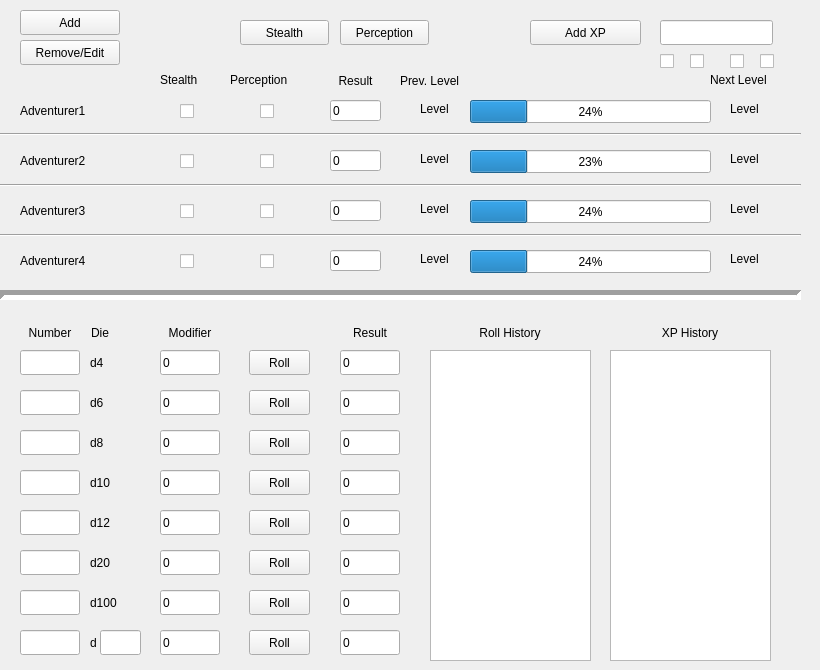
  <widget class="QWidget" name="centralwidget">
   <widget class="QPushButton" name="buttonRollStealth">
    <property name="geometry">
     <rect>
      <x>240</x>
      <y>20</y>
      <width>89</width>
      <height>25</height>
     </rect>
    </property>
    <property name="text">
     <string>Stealth</string>
    </property>
   </widget>
   <widget class="QLabel" name="adventurer1">
    <property name="geometry">
     <rect>
      <x>20</x>
      <y>100</y>
      <width>151</width>
      <height>21</height>
     </rect>
    </property>
    <property name="text">
     <string>Adventurer1</string>
    </property>
   </widget>
   <widget class="QLabel" name="adventurer2">
    <property name="geometry">
     <rect>
      <x>20</x>
      <y>150</y>
      <width>151</width>
      <height>21</height>
     </rect>
    </property>
    <property name="text">
     <string>Adventurer2</string>
    </property>
   </widget>
   <widget class="QLabel" name="adventurer3">
    <property name="geometry">
     <rect>
      <x>20</x>
      <y>200</y>
      <width>151</width>
      <height>21</height>
     </rect>
    </property>
    <property name="text">
     <string>Adventurer3</string>
    </property>
   </widget>
   <widget class="QLabel" name="adventurer4">
    <property name="geometry">
     <rect>
      <x>20</x>
      <y>250</y>
      <width>151</width>
      <height>21</height>
     </rect>
    </property>
    <property name="text">
     <string>Adventurer4</string>
    </property>
   </widget>
   <widget class="QCheckBox" name="stealthProfCheck1">
    <property name="enabled">
     <bool>true</bool>
    </property>
    <property name="geometry">
     <rect>
      <x>180</x>
      <y>100</y>
      <width>16</width>
      <height>23</height>
     </rect>
    </property>
    <property name="text">
     <string/>
    </property>
    <property name="checkable">
     <bool>true</bool>
    </property>
   </widget>
   <widget class="QCheckBox" name="perceptionProfCheck1">
    <property name="enabled">
     <bool>true</bool>
    </property>
    <property name="geometry">
     <rect>
      <x>260</x>
      <y>100</y>
      <width>16</width>
      <height>23</height>
     </rect>
    </property>
    <property name="text">
     <string/>
    </property>
    <property name="checkable">
     <bool>true</bool>
    </property>
   </widget>
   <widget class="QLabel" name="stealthLabel">
    <property name="geometry">
     <rect>
      <x>160</x>
      <y>70</y>
      <width>67</width>
      <height>20</height>
     </rect>
    </property>
    <property name="text">
     <string>Stealth</string>
    </property>
    <property name="alignment">
     <set>Qt::AlignLeading|Qt::AlignLeft|Qt::AlignVCenter</set>
    </property>
   </widget>
   <widget class="QLabel" name="stealthLabel_2">
    <property name="geometry">
     <rect>
      <x>230</x>
      <y>70</y>
      <width>81</width>
      <height>20</height>
     </rect>
    </property>
    <property name="text">
     <string>Perception</string>
    </property>
    <property name="alignment">
     <set>Qt::AlignLeading|Qt::AlignLeft|Qt::AlignVCenter</set>
    </property>
   </widget>
   <widget class="QCheckBox" name="stealthProfCheck2">
    <property name="enabled">
     <bool>true</bool>
    </property>
    <property name="geometry">
     <rect>
      <x>180</x>
      <y>150</y>
      <width>16</width>
      <height>23</height>
     </rect>
    </property>
    <property name="text">
     <string/>
    </property>
    <property name="checkable">
     <bool>true</bool>
    </property>
   </widget>
   <widget class="QCheckBox" name="perceptionProfCheck2">
    <property name="enabled">
     <bool>true</bool>
    </property>
    <property name="geometry">
     <rect>
      <x>260</x>
      <y>150</y>
      <width>16</width>
      <height>23</height>
     </rect>
    </property>
    <property name="text">
     <string/>
    </property>
    <property name="checkable">
     <bool>true</bool>
    </property>
   </widget>
   <widget class="QCheckBox" name="stealthProfCheck3">
    <property name="enabled">
     <bool>true</bool>
    </property>
    <property name="geometry">
     <rect>
      <x>180</x>
      <y>200</y>
      <width>16</width>
      <height>23</height>
     </rect>
    </property>
    <property name="text">
     <string/>
    </property>
    <property name="checkable">
     <bool>true</bool>
    </property>
   </widget>
   <widget class="QCheckBox" name="perceptionProfCheck3">
    <property name="enabled">
     <bool>true</bool>
    </property>
    <property name="geometry">
     <rect>
      <x>260</x>
      <y>200</y>
      <width>16</width>
      <height>23</height>
     </rect>
    </property>
    <property name="text">
     <string/>
    </property>
    <property name="checkable">
     <bool>true</bool>
    </property>
   </widget>
   <widget class="QCheckBox" name="stealthProfCheck4">
    <property name="enabled">
     <bool>true</bool>
    </property>
    <property name="geometry">
     <rect>
      <x>180</x>
      <y>250</y>
      <width>16</width>
      <height>23</height>
     </rect>
    </property>
    <property name="text">
     <string/>
    </property>
    <property name="checkable">
     <bool>true</bool>
    </property>
   </widget>
   <widget class="QCheckBox" name="perceptionProfCheck4">
    <property name="enabled">
     <bool>true</bool>
    </property>
    <property name="geometry">
     <rect>
      <x>260</x>
      <y>250</y>
      <width>16</width>
      <height>23</height>
     </rect>
    </property>
    <property name="text">
     <string/>
    </property>
    <property name="checkable">
     <bool>true</bool>
    </property>
   </widget>
   <widget class="QPushButton" name="buttonRollPerception">
    <property name="geometry">
     <rect>
      <x>340</x>
      <y>20</y>
      <width>89</width>
      <height>25</height>
     </rect>
    </property>
    <property name="text">
     <string>Perception</string>
    </property>
   </widget>
   <widget class="QProgressBar" name="xpBar1">
    <property name="enabled">
     <bool>true</bool>
    </property>
    <property name="geometry">
     <rect>
      <x>470</x>
      <y>100</y>
      <width>241</width>
      <height>23</height>
     </rect>
    </property>
    <property name="value">
     <number>24</number>
    </property>
    <property name="textVisible">
     <bool>true</bool>
    </property>
    <property name="format">
     <string>%p%</string>
    </property>
   </widget>
   <widget class="QProgressBar" name="xpBar2">
    <property name="geometry">
     <rect>
      <x>470</x>
      <y>150</y>
      <width>241</width>
      <height>23</height>
     </rect>
    </property>
    <property name="maximum">
     <number>101</number>
    </property>
    <property name="value">
     <number>24</number>
    </property>
   </widget>
   <widget class="QProgressBar" name="xpBar3">
    <property name="geometry">
     <rect>
      <x>470</x>
      <y>200</y>
      <width>241</width>
      <height>23</height>
     </rect>
    </property>
    <property name="value">
     <number>24</number>
    </property>
   </widget>
   <widget class="QProgressBar" name="xpBar4">
    <property name="geometry">
     <rect>
      <x>470</x>
      <y>250</y>
      <width>241</width>
      <height>23</height>
     </rect>
    </property>
    <property name="value">
     <number>24</number>
    </property>
   </widget>
   <widget class="QLineEdit" name="xpInput">
    <property name="geometry">
     <rect>
      <x>660</x>
      <y>20</y>
      <width>113</width>
      <height>25</height>
     </rect>
    </property>
   </widget>
   <widget class="QPushButton" name="buttonAddXP">
    <property name="geometry">
     <rect>
      <x>530</x>
      <y>20</y>
      <width>111</width>
      <height>25</height>
     </rect>
    </property>
    <property name="text">
     <string>Add XP</string>
    </property>
   </widget>
   <widget class="Line" name="line">
    <property name="geometry">
     <rect>
      <x>0</x>
      <y>119</y>
      <width>801</width>
      <height>31</height>
     </rect>
    </property>
    <property name="orientation">
     <enum>Qt::Horizontal</enum>
    </property>
   </widget>
   <widget class="Line" name="line_2">
    <property name="geometry">
     <rect>
      <x>0</x>
      <y>170</y>
      <width>801</width>
      <height>31</height>
     </rect>
    </property>
    <property name="orientation">
     <enum>Qt::Horizontal</enum>
    </property>
   </widget>
   <widget class="Line" name="line_3">
    <property name="geometry">
     <rect>
      <x>0</x>
      <y>220</y>
      <width>801</width>
      <height>31</height>
     </rect>
    </property>
    <property name="orientation">
     <enum>Qt::Horizontal</enum>
    </property>
   </widget>
   <widget class="Line" name="line_4">
    <property name="geometry">
     <rect>
      <x>0</x>
      <y>280</y>
      <width>801</width>
      <height>31</height>
     </rect>
    </property>
    <property name="lineWidth">
     <number>5</number>
    </property>
    <property name="orientation">
     <enum>Qt::Horizontal</enum>
    </property>
   </widget>
   <widget class="QLabel" name="currentLevel">
    <property name="geometry">
     <rect>
      <x>400</x>
      <y>70</y>
      <width>91</width>
      <height>21</height>
     </rect>
    </property>
    <property name="text">
     <string>Prev. Level</string>
    </property>
   </widget>
   <widget class="QLabel" name="nextLevel">
    <property name="geometry">
     <rect>
      <x>710</x>
      <y>70</y>
      <width>101</width>
      <height>20</height>
     </rect>
    </property>
    <property name="text">
     <string>Next Level</string>
    </property>
   </widget>
   <widget class="QLabel" name="curLevel1">
    <property name="geometry">
     <rect>
      <x>420</x>
      <y>100</y>
      <width>41</width>
      <height>17</height>
     </rect>
    </property>
    <property name="text">
     <string>Level</string>
    </property>
   </widget>
   <widget class="QLabel" name="nextLevel1">
    <property name="geometry">
     <rect>
      <x>730</x>
      <y>100</y>
      <width>41</width>
      <height>17</height>
     </rect>
    </property>
    <property name="text">
     <string>Level</string>
    </property>
   </widget>
   <widget class="QLabel" name="nextLevel2">
    <property name="geometry">
     <rect>
      <x>730</x>
      <y>150</y>
      <width>41</width>
      <height>17</height>
     </rect>
    </property>
    <property name="text">
     <string>Level</string>
    </property>
   </widget>
   <widget class="QLabel" name="curLevel2">
    <property name="geometry">
     <rect>
      <x>420</x>
      <y>150</y>
      <width>41</width>
      <height>17</height>
     </rect>
    </property>
    <property name="text">
     <string>Level</string>
    </property>
   </widget>
   <widget class="QLabel" name="nextLevel3">
    <property name="geometry">
     <rect>
      <x>730</x>
      <y>200</y>
      <width>41</width>
      <height>17</height>
     </rect>
    </property>
    <property name="text">
     <string>Level</string>
    </property>
   </widget>
   <widget class="QLabel" name="curLevel3">
    <property name="geometry">
     <rect>
      <x>420</x>
      <y>200</y>
      <width>41</width>
      <height>17</height>
     </rect>
    </property>
    <property name="text">
     <string>Level</string>
    </property>
   </widget>
   <widget class="QLabel" name="nextLevel4">
    <property name="geometry">
     <rect>
      <x>730</x>
      <y>250</y>
      <width>41</width>
      <height>17</height>
     </rect>
    </property>
    <property name="text">
     <string>Level</string>
    </property>
   </widget>
   <widget class="QLabel" name="curLevel4">
    <property name="geometry">
     <rect>
      <x>420</x>
      <y>250</y>
      <width>41</width>
      <height>17</height>
     </rect>
    </property>
    <property name="text">
     <string>Level</string>
    </property>
   </widget>
   <widget class="QPushButton" name="rollD4">
    <property name="geometry">
     <rect>
      <x>249</x>
      <y>350</y>
      <width>61</width>
      <height>25</height>
     </rect>
    </property>
    <property name="text">
     <string>Roll</string>
    </property>
   </widget>
   <widget class="QLineEdit" name="inputD4">
    <property name="geometry">
     <rect>
      <x>20</x>
      <y>350</y>
      <width>60</width>
      <height>25</height>
     </rect>
    </property>
   </widget>
   <widget class="QLineEdit" name="inputD6">
    <property name="geometry">
     <rect>
      <x>20</x>
      <y>390</y>
      <width>60</width>
      <height>25</height>
     </rect>
    </property>
   </widget>
   <widget class="QLineEdit" name="inputD8">
    <property name="geometry">
     <rect>
      <x>20</x>
      <y>430</y>
      <width>60</width>
      <height>25</height>
     </rect>
    </property>
   </widget>
   <widget class="QLineEdit" name="inputD12">
    <property name="geometry">
     <rect>
      <x>20</x>
      <y>470</y>
      <width>60</width>
      <height>25</height>
     </rect>
    </property>
   </widget>
   <widget class="QLineEdit" name="inputD100">
    <property name="geometry">
     <rect>
      <x>20</x>
      <y>510</y>
      <width>60</width>
      <height>25</height>
     </rect>
    </property>
   </widget>
   <widget class="QLineEdit" name="inputD10">
    <property name="geometry">
     <rect>
      <x>20</x>
      <y>550</y>
      <width>60</width>
      <height>25</height>
     </rect>
    </property>
   </widget>
   <widget class="QLineEdit" name="inputD20">
    <property name="geometry">
     <rect>
      <x>20</x>
      <y>590</y>
      <width>60</width>
      <height>25</height>
     </rect>
    </property>
   </widget>
   <widget class="QLineEdit" name="inputDX_amt">
    <property name="geometry">
     <rect>
      <x>20</x>
      <y>630</y>
      <width>60</width>
      <height>25</height>
     </rect>
    </property>
   </widget>
   <widget class="QPushButton" name="rollD6">
    <property name="geometry">
     <rect>
      <x>249</x>
      <y>390</y>
      <width>61</width>
      <height>25</height>
     </rect>
    </property>
    <property name="text">
     <string>Roll</string>
    </property>
   </widget>
   <widget class="QPushButton" name="rollD8">
    <property name="geometry">
     <rect>
      <x>249</x>
      <y>430</y>
      <width>61</width>
      <height>25</height>
     </rect>
    </property>
    <property name="text">
     <string>Roll</string>
    </property>
   </widget>
   <widget class="QPushButton" name="rollD12">
    <property name="geometry">
     <rect>
      <x>249</x>
      <y>470</y>
      <width>61</width>
      <height>25</height>
     </rect>
    </property>
    <property name="text">
     <string>Roll</string>
    </property>
   </widget>
   <widget class="QPushButton" name="rollD10">
    <property name="geometry">
     <rect>
      <x>249</x>
      <y>510</y>
      <width>61</width>
      <height>25</height>
     </rect>
    </property>
    <property name="text">
     <string>Roll</string>
    </property>
   </widget>
   <widget class="QPushButton" name="rollD20">
    <property name="geometry">
     <rect>
      <x>249</x>
      <y>550</y>
      <width>61</width>
      <height>25</height>
     </rect>
    </property>
    <property name="text">
     <string>Roll</string>
    </property>
   </widget>
   <widget class="QPushButton" name="rollD100">
    <property name="geometry">
     <rect>
      <x>249</x>
      <y>590</y>
      <width>61</width>
      <height>25</height>
     </rect>
    </property>
    <property name="text">
     <string>Roll</string>
    </property>
   </widget>
   <widget class="QPushButton" name="rollDX">
    <property name="geometry">
     <rect>
      <x>249</x>
      <y>630</y>
      <width>61</width>
      <height>25</height>
     </rect>
    </property>
    <property name="text">
     <string>Roll</string>
    </property>
   </widget>
   <widget class="QLabel" name="labelD4">
    <property name="geometry">
     <rect>
      <x>90</x>
      <y>350</y>
      <width>25</width>
      <height>25</height>
     </rect>
    </property>
    <property name="text">
     <string>d4</string>
    </property>
   </widget>
   <widget class="QLabel" name="labelD6">
    <property name="geometry">
     <rect>
      <x>90</x>
      <y>390</y>
      <width>25</width>
      <height>25</height>
     </rect>
    </property>
    <property name="text">
     <string>d6</string>
    </property>
   </widget>
   <widget class="QLabel" name="labelD8">
    <property name="geometry">
     <rect>
      <x>90</x>
      <y>430</y>
      <width>25</width>
      <height>25</height>
     </rect>
    </property>
    <property name="text">
     <string>d8</string>
    </property>
   </widget>
   <widget class="QLabel" name="labelD10">
    <property name="geometry">
     <rect>
      <x>90</x>
      <y>470</y>
      <width>31</width>
      <height>25</height>
     </rect>
    </property>
    <property name="text">
     <string>d10</string>
    </property>
   </widget>
   <widget class="QLabel" name="labelD12">
    <property name="geometry">
     <rect>
      <x>90</x>
      <y>510</y>
      <width>25</width>
      <height>25</height>
     </rect>
    </property>
    <property name="text">
     <string>d12</string>
    </property>
   </widget>
   <widget class="QLabel" name="labelD20">
    <property name="geometry">
     <rect>
      <x>90</x>
      <y>550</y>
      <width>25</width>
      <height>25</height>
     </rect>
    </property>
    <property name="text">
     <string>d20</string>
    </property>
   </widget>
   <widget class="QLabel" name="labelD100">
    <property name="geometry">
     <rect>
      <x>90</x>
      <y>590</y>
      <width>41</width>
      <height>25</height>
     </rect>
    </property>
    <property name="text">
     <string>d100</string>
    </property>
   </widget>
   <widget class="QLineEdit" name="inputDX_val">
    <property name="geometry">
     <rect>
      <x>100</x>
      <y>630</y>
      <width>41</width>
      <height>25</height>
     </rect>
    </property>
   </widget>
   <widget class="QLabel" name="labelDX">
    <property name="geometry">
     <rect>
      <x>90</x>
      <y>630</y>
      <width>16</width>
      <height>25</height>
     </rect>
    </property>
    <property name="text">
     <string>d</string>
    </property>
   </widget>
   <widget class="QLabel" name="label">
    <property name="geometry">
     <rect>
      <x>10</x>
      <y>320</y>
      <width>80</width>
      <height>25</height>
     </rect>
    </property>
    <property name="text">
     <string>Number</string>
    </property>
    <property name="alignment">
     <set>Qt::AlignCenter</set>
    </property>
   </widget>
   <widget class="QLabel" name="label_2">
    <property name="geometry">
     <rect>
      <x>150</x>
      <y>320</y>
      <width>80</width>
      <height>25</height>
     </rect>
    </property>
    <property name="text">
     <string>Modifier</string>
    </property>
    <property name="alignment">
     <set>Qt::AlignCenter</set>
    </property>
   </widget>
   <widget class="QLabel" name="label_4">
    <property name="geometry">
     <rect>
      <x>60</x>
      <y>320</y>
      <width>80</width>
      <height>25</height>
     </rect>
    </property>
    <property name="text">
     <string>Die</string>
    </property>
    <property name="alignment">
     <set>Qt::AlignCenter</set>
    </property>
   </widget>
   <widget class="QLabel" name="label_5">
    <property name="geometry">
     <rect>
      <x>330</x>
      <y>320</y>
      <width>80</width>
      <height>25</height>
     </rect>
    </property>
    <property name="text">
     <string>Result</string>
    </property>
    <property name="alignment">
     <set>Qt::AlignCenter</set>
    </property>
   </widget>
   <widget class="QLineEdit" name="inputD8Mod">
    <property name="geometry">
     <rect>
      <x>160</x>
      <y>430</y>
      <width>60</width>
      <height>25</height>
     </rect>
    </property>
    <property name="text">
     <string>0</string>
    </property>
   </widget>
   <widget class="QLineEdit" name="inputD100Mod">
    <property name="geometry">
     <rect>
      <x>160</x>
      <y>510</y>
      <width>60</width>
      <height>25</height>
     </rect>
    </property>
    <property name="text">
     <string>0</string>
    </property>
   </widget>
   <widget class="QLineEdit" name="inputDXMod">
    <property name="geometry">
     <rect>
      <x>160</x>
      <y>630</y>
      <width>60</width>
      <height>25</height>
     </rect>
    </property>
    <property name="text">
     <string>0</string>
    </property>
   </widget>
   <widget class="QLineEdit" name="inputD20Mod">
    <property name="geometry">
     <rect>
      <x>160</x>
      <y>590</y>
      <width>60</width>
      <height>25</height>
     </rect>
    </property>
    <property name="text">
     <string>0</string>
    </property>
   </widget>
   <widget class="QLineEdit" name="inputD12Mod">
    <property name="geometry">
     <rect>
      <x>160</x>
      <y>470</y>
      <width>60</width>
      <height>25</height>
     </rect>
    </property>
    <property name="text">
     <string>0</string>
    </property>
   </widget>
   <widget class="QLineEdit" name="inputD10Mod">
    <property name="geometry">
     <rect>
      <x>160</x>
      <y>550</y>
      <width>60</width>
      <height>25</height>
     </rect>
    </property>
    <property name="text">
     <string>0</string>
    </property>
   </widget>
   <widget class="QLineEdit" name="inputD4Mod">
    <property name="geometry">
     <rect>
      <x>160</x>
      <y>350</y>
      <width>60</width>
      <height>25</height>
     </rect>
    </property>
    <property name="text">
     <string>0</string>
    </property>
   </widget>
   <widget class="QLineEdit" name="inputD6Mod">
    <property name="geometry">
     <rect>
      <x>160</x>
      <y>390</y>
      <width>60</width>
      <height>25</height>
     </rect>
    </property>
    <property name="text">
     <string>0</string>
    </property>
   </widget>
   <widget class="QLabel" name="adventurerRollResultLabel">
    <property name="geometry">
     <rect>
      <x>310</x>
      <y>70</y>
      <width>91</width>
      <height>21</height>
     </rect>
    </property>
    <property name="text">
     <string>Result</string>
    </property>
    <property name="alignment">
     <set>Qt::AlignCenter</set>
    </property>
   </widget>
   <widget class="QLineEdit" name="resultD4">
    <property name="geometry">
     <rect>
      <x>340</x>
      <y>350</y>
      <width>60</width>
      <height>25</height>
     </rect>
    </property>
    <property name="text">
     <string>0</string>
    </property>
    <property name="readOnly">
     <bool>true</bool>
    </property>
   </widget>
   <widget class="QLineEdit" name="resultD6">
    <property name="geometry">
     <rect>
      <x>340</x>
      <y>390</y>
      <width>60</width>
      <height>25</height>
     </rect>
    </property>
    <property name="text">
     <string>0</string>
    </property>
    <property name="readOnly">
     <bool>true</bool>
    </property>
   </widget>
   <widget class="QLineEdit" name="resultD8">
    <property name="geometry">
     <rect>
      <x>340</x>
      <y>430</y>
      <width>60</width>
      <height>25</height>
     </rect>
    </property>
    <property name="text">
     <string>0</string>
    </property>
    <property name="readOnly">
     <bool>true</bool>
    </property>
   </widget>
   <widget class="QLineEdit" name="resultD10">
    <property name="geometry">
     <rect>
      <x>340</x>
      <y>470</y>
      <width>60</width>
      <height>25</height>
     </rect>
    </property>
    <property name="text">
     <string>0</string>
    </property>
    <property name="readOnly">
     <bool>true</bool>
    </property>
   </widget>
   <widget class="QLineEdit" name="resultD100">
    <property name="geometry">
     <rect>
      <x>340</x>
      <y>590</y>
      <width>60</width>
      <height>25</height>
     </rect>
    </property>
    <property name="text">
     <string>0</string>
    </property>
    <property name="readOnly">
     <bool>true</bool>
    </property>
   </widget>
   <widget class="QLineEdit" name="resultD20">
    <property name="geometry">
     <rect>
      <x>340</x>
      <y>550</y>
      <width>60</width>
      <height>25</height>
     </rect>
    </property>
    <property name="text">
     <string>0</string>
    </property>
    <property name="readOnly">
     <bool>true</bool>
    </property>
   </widget>
   <widget class="QLineEdit" name="resultDX">
    <property name="geometry">
     <rect>
      <x>340</x>
      <y>630</y>
      <width>60</width>
      <height>25</height>
     </rect>
    </property>
    <property name="text">
     <string>0</string>
    </property>
    <property name="readOnly">
     <bool>true</bool>
    </property>
   </widget>
   <widget class="QLineEdit" name="resultD12">
    <property name="geometry">
     <rect>
      <x>340</x>
      <y>510</y>
      <width>60</width>
      <height>25</height>
     </rect>
    </property>
    <property name="text">
     <string>0</string>
    </property>
    <property name="readOnly">
     <bool>true</bool>
    </property>
   </widget>
   <widget class="QLineEdit" name="advRollResult1">
    <property name="geometry">
     <rect>
      <x>330</x>
      <y>100</y>
      <width>51</width>
      <height>21</height>
     </rect>
    </property>
    <property name="text">
     <string>0</string>
    </property>
    <property name="readOnly">
     <bool>true</bool>
    </property>
   </widget>
   <widget class="QLineEdit" name="advRollResult2">
    <property name="geometry">
     <rect>
      <x>330</x>
      <y>150</y>
      <width>51</width>
      <height>21</height>
     </rect>
    </property>
    <property name="text">
     <string>0</string>
    </property>
    <property name="readOnly">
     <bool>true</bool>
    </property>
   </widget>
   <widget class="QLineEdit" name="advRollResult3">
    <property name="geometry">
     <rect>
      <x>330</x>
      <y>200</y>
      <width>51</width>
      <height>21</height>
     </rect>
    </property>
    <property name="text">
     <string>0</string>
    </property>
    <property name="readOnly">
     <bool>true</bool>
    </property>
   </widget>
   <widget class="QLineEdit" name="advRollResult4">
    <property name="geometry">
     <rect>
      <x>330</x>
      <y>250</y>
      <width>51</width>
      <height>21</height>
     </rect>
    </property>
    <property name="text">
     <string>0</string>
    </property>
    <property name="readOnly">
     <bool>true</bool>
    </property>
   </widget>
   <widget class="QTextBrowser" name="rollHistoryLog">
    <property name="geometry">
     <rect>
      <x>430</x>
      <y>350</y>
      <width>161</width>
      <height>311</height>
     </rect>
    </property>
   </widget>
   <widget class="QLabel" name="rollHistoryLabel">
    <property name="geometry">
     <rect>
      <x>470</x>
      <y>320</y>
      <width>80</width>
      <height>25</height>
     </rect>
    </property>
    <property name="text">
     <string>Roll History</string>
    </property>
    <property name="alignment">
     <set>Qt::AlignCenter</set>
    </property>
   </widget>
   <widget class="QCheckBox" name="xpReceiveCheck1">
    <property name="geometry">
     <rect>
      <x>660</x>
      <y>50</y>
      <width>16</width>
      <height>23</height>
     </rect>
    </property>
    <property name="text">
     <string/>
    </property>
   </widget>
   <widget class="QCheckBox" name="xpReceiveCheck2">
    <property name="geometry">
     <rect>
      <x>690</x>
      <y>50</y>
      <width>16</width>
      <height>23</height>
     </rect>
    </property>
    <property name="text">
     <string/>
    </property>
   </widget>
   <widget class="QCheckBox" name="xpReceiveCheck3">
    <property name="geometry">
     <rect>
      <x>730</x>
      <y>50</y>
      <width>16</width>
      <height>23</height>
     </rect>
    </property>
    <property name="text">
     <string/>
    </property>
   </widget>
   <widget class="QCheckBox" name="xpReceiveCheck4">
    <property name="geometry">
     <rect>
      <x>760</x>
      <y>50</y>
      <width>16</width>
      <height>23</height>
     </rect>
    </property>
    <property name="text">
     <string/>
    </property>
   </widget>
   <widget class="QTextBrowser" name="xpHistoryLog">
    <property name="geometry">
     <rect>
      <x>610</x>
      <y>350</y>
      <width>161</width>
      <height>311</height>
     </rect>
    </property>
   </widget>
   <widget class="QLabel" name="xpHistoryLabel">
    <property name="geometry">
     <rect>
      <x>650</x>
      <y>320</y>
      <width>80</width>
      <height>25</height>
     </rect>
    </property>
    <property name="text">
     <string>XP History</string>
    </property>
    <property name="alignment">
     <set>Qt::AlignCenter</set>
    </property>
   </widget>
   <widget class="QPushButton" name="buttonAddAdventurer">
    <property name="geometry">
     <rect>
      <x>20</x>
      <y>10</y>
      <width>100</width>
      <height>25</height>
     </rect>
    </property>
    <property name="text">
     <string>Add</string>
    </property>
   </widget>
   <widget class="QPushButton" name="buttonRemoveAdventurer">
    <property name="geometry">
     <rect>
      <x>20</x>
      <y>40</y>
      <width>100</width>
      <height>25</height>
     </rect>
    </property>
    <property name="text">
     <string>Remove/Edit</string>
    </property>
   </widget>
  </widget>
